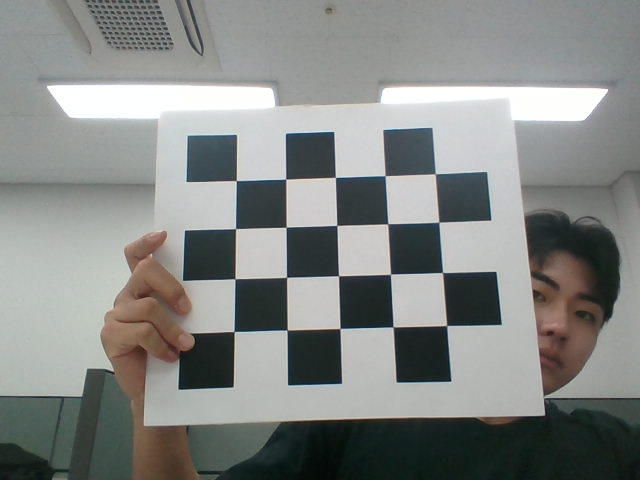
#> input picture img0.png, 640 x 480 px
$ python matrix.py
#> lines starting #> are read from the running program, lines starting #| are printed output that depends on the picture; long printed decimals are rounded
import numpy as np
import cv2

# 체크보드의 가로, 세로 내부 코너 개수
corners_x = 5
corners_y = 4

# 체크보드 패턴의 크기 (미터 단위)
square_size = 0.025

# 체크보드 코너 좌표 생성
objp = np.zeros((corners_x * corners_y, 3), np.float32)
objp[:, :2] = np.mgrid[0:corners_x, 0:corners_y].T.reshape(-1, 2) * square_size

# 촬영한 이미지 파일 로드
image = cv2.imread("img0.png")
#> image is the input picture: shape (480, 640, 3); mean B, G, R 132.7, 135.1, 132.3
gray = cv2.cvtColor(image, cv2.COLOR_BGR2GRAY)
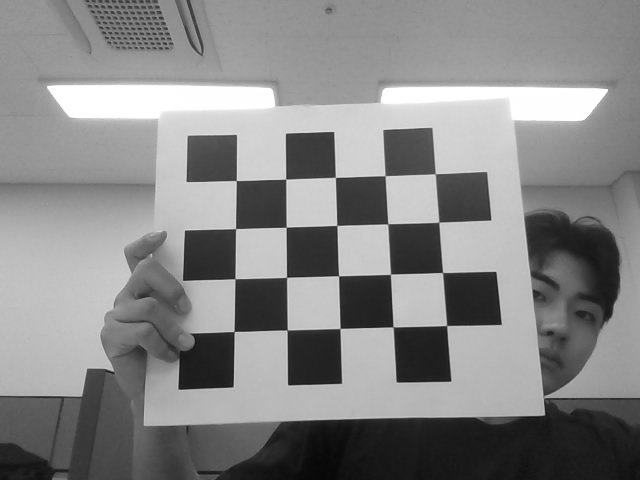
#> gray: shape (480, 640); min 7, max 255, mean 133.9
criteria = (cv2.TERM_CRITERIA_EPS + cv2.TERM_CRITERIA_MAX_ITER, 30, 0.001)

# 체크보드 코너 찾기
ret, corners = cv2.findChessboardCorners(gray, (corners_x, corners_y), None)
#> ret = True; corners = 20 rows, first 8: [236.3, 180.6], [285.8, 179], [335.4, 177.5], [385.1, 175.7], [435.1, 173.8], [235.6, 228.6], [286.2, 227.2], [336.8, 225.4]

if ret:
     # 코너 좌표 개선
    corners2 = cv2.cornerSubPix(gray, corners, (11, 11), (-1, -1), criteria)
#> corners2 = 20 rows, first 8: [236.3, 180.6], [285.7, 179.2], [335.4, 177.4], [385.1, 175.7], [435.3, 173.7], [235.6, 228.6], [286.2, 227.2], [336.8, 225.4]

     # 캘리브레이션 수행
    ret, mtx, dist, rvecs, tvecs = cv2.calibrateCamera([objp], [corners2], gray.shape[::-1], None, None)
#> ret = 0.116; mtx = [[466.5, 0, 325.2], [0, 471.4, 272.6], [0, 0, 1]]; dist = [[-0.067, 0.698, 1.82e-05, -0.00374, 1.44]]; rvecs = ([-0.205, 0.0262, -0.0274],); tvecs = ([-0.0448, -0.0459, 0.236],)

     # 결과 출력
    print("카메라 매트릭스:\n", mtx)
#| 카메라 매트릭스:
#|  [[466.464   0.         325.200]
#|  [  0.         471.438 272.601]
#|  [  0.           0.           1.        ]]
    print("왜곡 계수:\n", dist)
#| 왜곡 계수:
#|  [[-6.69635054e-02  6.97766723e-01  1.81865499e-05 -3.73539488e-03
#|    1.44291300e+00]]
    print("회전 벡터 (rvecs):\n", rvecs)
#| 회전 벡터 (rvecs):
#|  (array([[-0.2046],
#|        [ 0.02621],
#|        [-0.02739]]),)
    print("변위 벡터 (tvecs):\n", tvecs)
#| 변위 벡터 (tvecs):
#|  (array([[-0.04481],
#|        [-0.04593],
#|        [ 0.2356]]),)
else:
    print("체크보드 패턴을 찾을 수 없습니다.")
